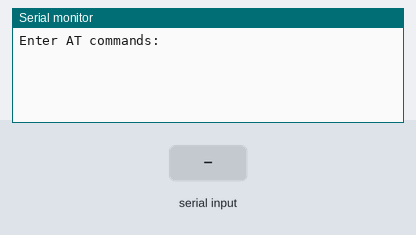
The sketch below on a simulated Arduino Uno, built with avr-gcc and run on an emulated ATmega328P. On the bench: the last lines printed to the serial monitor. The test bench sets the inputs (shaded band).

Above: at 1.2 s.
1.3 s: "1" received over the second serial link
At 2.1 s:
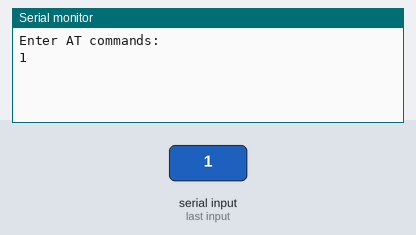
2.8 s: "0" received over the second serial link
At 3.2 s:
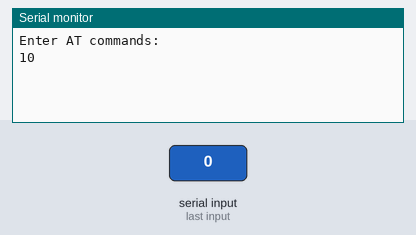

The sketch:

HC05_config.ino
```cpp
#include <SoftwareSerial.h>

SoftwareSerial BTSerial(2, 3); // RX | TX

void setup()
{
  pinMode (2, INPUT);
  pinMode (3, OUTPUT);//
 // pinMode(9, OUTPUT);  // this pin will pull the HC-05 pin 34 (key pin) HIGH to switch module to AT mode
 // digitalWrite(9, HIGH);
  Serial.begin(9600);
  Serial.println("Enter AT commands:");
  BTSerial.begin(38400);  // HC-05 default speed in AT command more
}

void loop()
{

  // Keep reading from HC-05 and send to Arduino Serial Monitor
  if (BTSerial.available())
    Serial.write(BTSerial.read());

  // Keep reading from Arduino Serial Monitor and send to HC-05
  if (Serial.available())
    BTSerial.write(Serial.read());
}
```

Measured:
- after the input at 1.3 s, the serial monitor: prints a new line at once (image 1)
- after the input at 2.8 s, the serial monitor: prints a new line at once (image 2)
